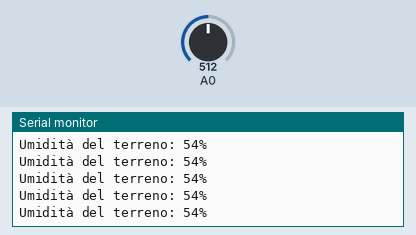
Bench run of a sketch on a simulated Arduino Uno, built with avr-gcc and run on an emulated ATmega328P. Shown: the last lines printed to the serial monitor. Inputs (shaded band) come from the test bench; at power-on: A0 = 512.

Above: at 1.2 s.
1.3 s: A0 set to 117
At 2.2 s:
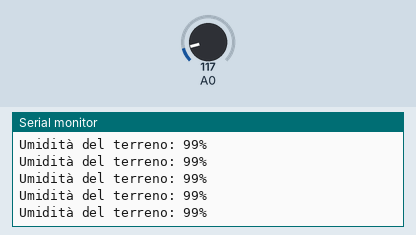
4.3 s: A0 set to 97
At 5.4 s:
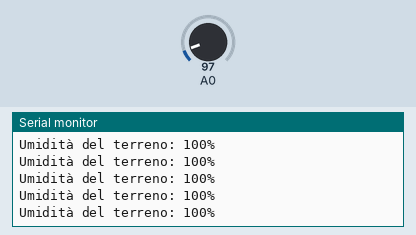
Timing chart, 0 to 7.3 s (numbered marks = the images above; inputs shaded):
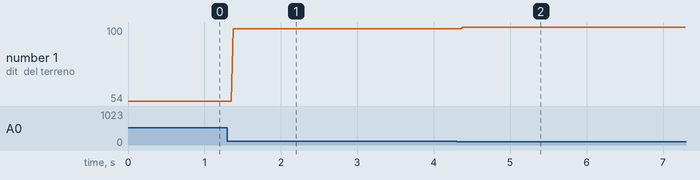

Measured:
- after the input at 1.3 s, the serial monitor: prints a new line after 0.08 s (image 1)
- after the input at 4.3 s, the serial monitor: prints a new line after 0.08 s (image 2)
- plotted number 1: 54 → 99 after the input at 1.3 s, 99 → 100 after the input at 4.3 s

The sketch:

Igrometro.ino
```cpp
#define pinIgrometro A1
void setup() {
Serial.begin(9600);
}

void loop() {
// Igrometro
int igro = analogRead(A0);
int umdtrr = 0;
umdtrr = map (igro, 100, 990, 100, 0);
Serial.print("Umidità del terreno: ");
Serial.print(umdtrr);
Serial.println ("%");

/*if (igro <= valore_limite)
  digitalWrite(9,LOW); // Attiva Relè 1
else
  digitalWrite(9,HIGH); // Spegni Relè 1
delay(2000); // Attende due secondi*/
}
```
